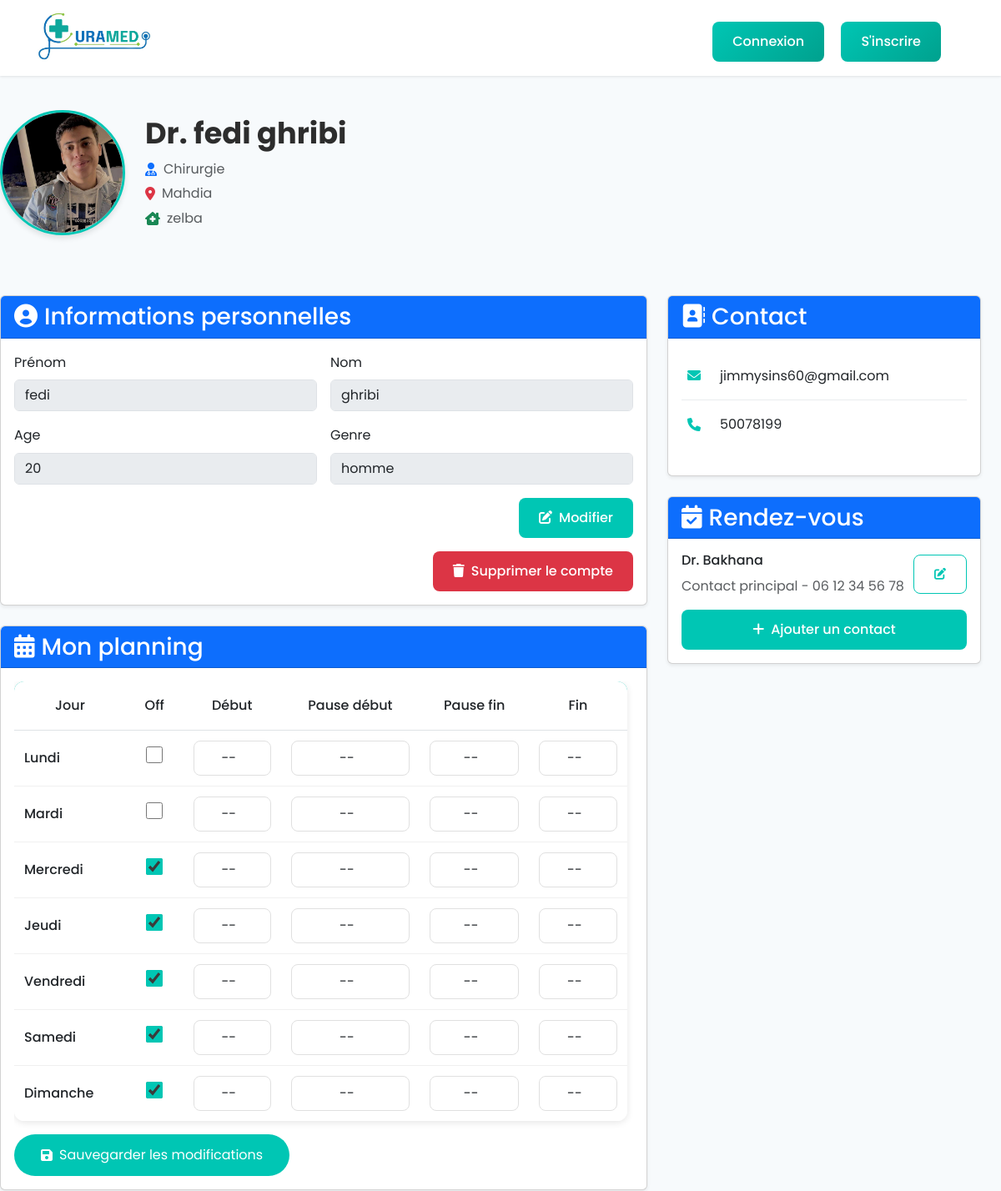
The page /profile_d.php?id=77 (upper part) on the database as committed earlier.
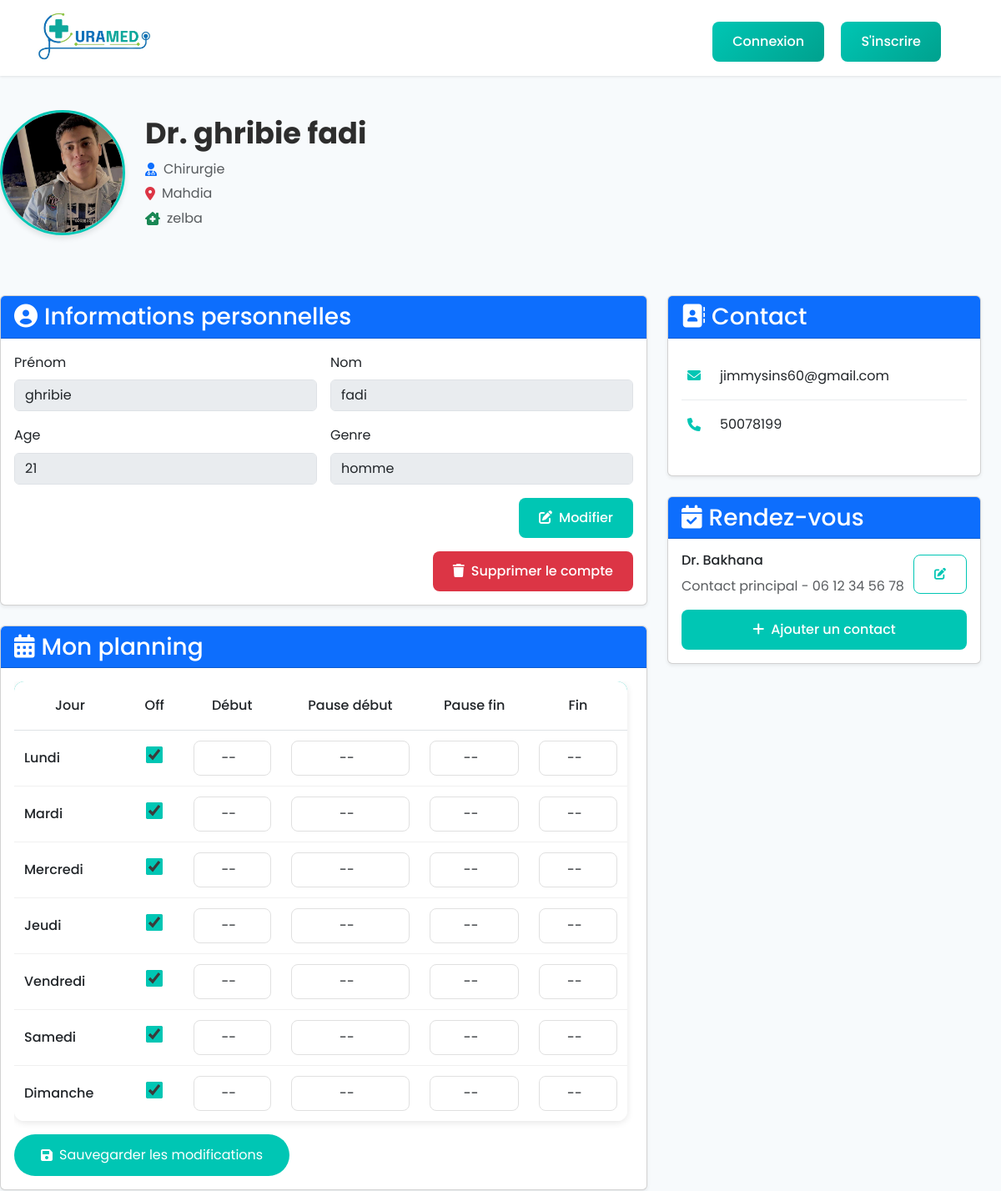
The same page on the database as committed later.
### tables this page shows
CREATE TABLE `medecin` (
  `id_medecin` int(11) NOT NULL,
  `specialite` varchar(20) NOT NULL,
  `adresse_cabinet` varchar(50) NOT NULL,
  `experience` text NOT NULL,
  `ville` varchar(10) NOT NULL
);

CREATE TABLE `utilisateur` (
  `id_utilisateur` int(11) NOT NULL,
  `nom` varchar(50) NOT NULL,
  `prenom` varchar(50) NOT NULL,
  `age` int(11) NOT NULL,
  `email` varchar(50) NOT NULL,
  `mot_de_passe` text NOT NULL,
  `telephone` varchar(11) NOT NULL,
  `type_utilisateur` enum('patient','medecin') NOT NULL,
  `photo_profil` text NOT NULL,
  `role` enum('admin','regular') NOT NULL DEFAULT 'regular',
  `date_connexion` timestamp NOT NULL DEFAULT current_timestamp(),
  `genre` enum('homme','femme') NOT NULL
);

### profile_d.php (the view, shortened to what the changed rows need)
<?php
$conn = mysqli_connect("localhost","root","","curamed");
if(isset($_GET['id'])){
    $id=$_GET['id'];
}
else{
    $id=$_SESSION['user_id'];
}
$req = "SELECT u.*, m.specialite, m.adresse_cabinet, m.experience,m.ville
        FROM utilisateur u
        JOIN medecin m ON u.id_utilisateur = m.id_medecin
        WHERE u.id_utilisateur = $id";
$res = mysqli_query($conn, $req);
$doctorInfo = mysqli_fetch_assoc($res);
$jours = [1=>'Lundi',2=>'Mardi',3=>'Mercredi',4=>'Jeudi',5=>'Vendredi',6=>'Samedi',7=>'Dimanche'];
$template = [];
$res_tpl = mysqli_query($conn, "SELECT jour, heure_debut, pause_debut, pause_fin, heure_fin
    FROM calendrier_medecin WHERE id_medecin = $id");
while ($r = mysqli_fetch_assoc($res_tpl)) {
    $template[$r['jour']] = $r;
}
?>
<!DOCTYPE html>
<html lang="fr">
<head>
    <link rel="stylesheet" href="https://cdn.jsdelivr.net/npm/bootstrap@5.3.0/dist/css/bootstrap.min.css">
    <link rel="stylesheet" href="https://cdnjs.cloudflare.com/ajax/libs/font-awesome/6.0.0/css/all.min.css">
    <link rel="stylesheet" href="styles/home.css">
</head>
<body>
<main class="profile-main container">
    <div class="profile-header mb-5">
        <div class="d-flex align-items-center gap-4">
            <div class="position-relative">
                <img src="<?= htmlspecialchars($doctorInfo['photo_profil'] ?? 'images/default-doctor.jpg') ?>"
                     class="profile-avatar" alt="Photo de profil">
            </div>
            <div>
                <h1 class="profile-name">Dr. <?= htmlspecialchars($doctorInfo['prenom']) ?> <?= htmlspecialchars($doctorInfo['nom']) ?></h1>
                <p class="text-muted mb-1 d-flex align-items-center">
                <i class="fas fa-user-md me-2 text-primary"></i><?= $doctorInfo['specialite'] ?>
                </p>
                <p class="text-muted mb-1 d-flex align-items-center">
                <i class="fas fa-map-marker-alt me-2 text-danger"></i><?= $doctorInfo['ville'] ?>
                </p>
                <p class="text-muted mb-0 d-flex align-items-center">
                <i class="fas fa-clinic-medical me-2 text-success"></i><?= $doctorInfo['adresse_cabinet'] ?>
                </p>
            </div>
        </div>
    </div>
    <div class="row g-4">
        <div class="row g-4">
            <div class="col-lg-8">
                <form id="profileForm" method="POST" onsubmit="return false">
                <div class="card shadow-sm">
                    <div class="card-body">
                            <div class="row g-3">
                                <div class="col-md-6">
                                    <label class="form-label">Prénom</label>
                                    <input type="text" class="form-control" name="prenom" value="<?= $doctorInfo['prenom'] ?>" disabled>
                                </div>
                                <div class="col-md-6">
                                    <label class="form-label">Nom</label>
                                    <input type="text" class="form-control" name="nom" value="<?= $doctorInfo['nom'] ?>" disabled>
                                </div>
                                <div class="col-md-6">
                                    <label class="form-label">Age</label>
                                    <input type="number" class="form-control" name="age" value="<?= $doctorInfo['age'] ?>" disabled>
                                </div>
                                <div class="col-md-6">
                                    <label class="form-label">Genre</label>
                                    <input type="text" class="form-control" name="genre" value="<?= $doctorInfo['genre'] ?>" disabled>
                                </div>
                            </div>
                    </div>
                </div>
                </form>
            <div class="card shadow-sm mt-4" id="planning">
                <div class="card-body">
            <form method="post">
            <div class="table-responsive">
                <table class="table calendar-table">
                    <thead>
                        <tr>
                            <th>Jour</th>
                            <th>Off</th>
                            <th>Début</th>
                            <th>Pause début</th>
                            <th>Pause fin</th>
                            <th>Fin</th>
                        </tr>
                    </thead>
                    <tbody>
                        <?php foreach ($jours as $i => $j):
                            $isOff = !isset($template[$j]);
                        ?>
                        <tr data-day="<?= $i ?>">
                            <td class="weekday-label"><?= $j ?></td>
                            <td class="text-center">
                                <input type="checkbox"
                                    name="off[<?= $i ?>]"
                                    class="off-checkbox"
                                    <?= $isOff ? 'checked' : '' ?>>
                            </td>
                            <td>
                                <select name="debut[<?= $i ?>]" class="form-select time-select no-arrow">
                                    <option value="">--</option>
                                </select>
                            </td>
                            <td>
                                <select name="pause_debut[<?= $i ?>]" class="form-select time-select no-arrow">
                                    <option value="">--</option>
                                </select>
                            </td>
                            <td>
                                <select name="pause_fin[<?= $i ?>]" class="form-select time-select no-arrow">
                                    <option value="">--</option>
                                </select>
                            </td>
                            <td>
                                <select name="fin[<?= $i ?>]" class="form-select time-select no-arrow">
                                    <option value="">--</option>
                                </select>
                            </td>
                        </tr>
                        <?php endforeach; ?>
                    </tbody>
                </table>
            </div>
                </form>
</div>
            </div>
        </div>
        <div class="col-lg-4">
            <div class="card shadow-sm">
                <div class="card-body">
                    <ul class="contact-list">
                        <li>
                            <i class="fas fa-envelope"></i>
                            <a href="mailto:<?= $doctorInfo['email'] ?>"><?= $doctorInfo['email'] ?></a>
                        </li>
                        <li>
                            <i class="fas fa-phone"></i>
                            <a href="tel:<?= $doctorInfo['telephone'] ?>"><?= $doctorInfo['telephone'] ?></a>
                        </li>
                    </ul>
                </div>
            </div>
        </div>
    </div>
</main>
</body>
</html>

Rows that differ between the two databases and show on the page:
changed through a linked row, medecin "Chirurgie": id_medecin.prenom "fedi" → "ghribie"; id_medecin.nom "ghribi" → "fadi"; prenom "fedi" → "ghribie"; nom "ghribi" → "fadi"; age "20" → "21"
Other text that changed with them:
form field value: "☐" → "☑"
